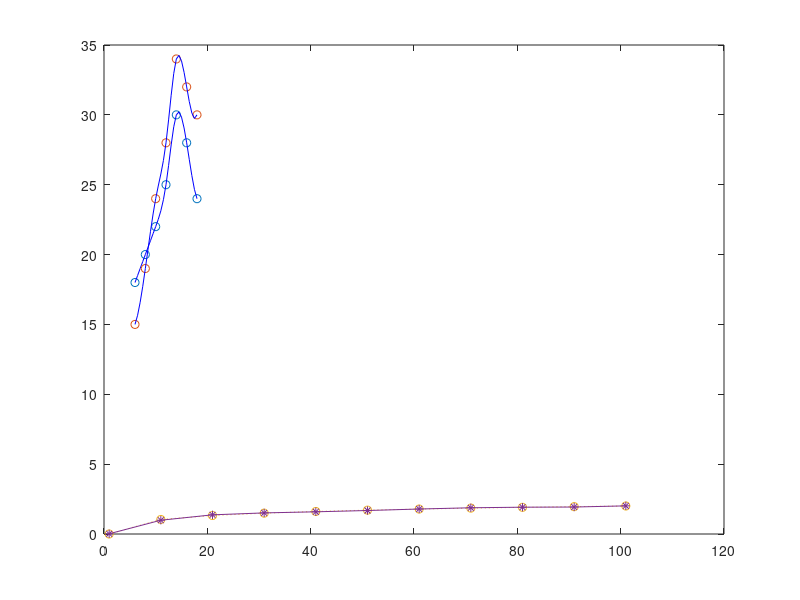

MATLAB code to generate this figure:
%5.25日作业
%------------------------------分界符----------------------------------%
%第一题
x_1=rand(1,30000);
%第一问
disp('均值为');mu=mean(x_1)
disp('标准差为');sigma=std(x_1)
%第二问
disp('最大值为');max_x=max(x_1)
disp('最小值为');min_x=min(x_1)
c_1=x_1>0.5;
cc_1=sum(c_1)
y_1=cc_1/30000;
disp('所占比例为');y_1

%------------------------------分界符----------------------------------%
%第二题

%第一问
P=randi([45,95],100,5);
disp('最大值及其序号')
[max_2,num]=max(P)
disp('最小值及其序号')
[max_2,num_2]=min(P)
%第二问
disp('均值为')
mu_2=mean(P)
disp('标准差为')
sigma_2=std(P)
%第三问
to=sum(P,2)
[max_to,num_to]=max(to)
[min_to,num_to]=min(to)
%第四问
[score,num]=sort(to,1,"descend")

%------------------------------分界符----------------------------------%
%第三题

P1=[1,2,4,0,5];P2=[0,0,0,1,2];P3=[0,0,1,2,3];
%第一问
Px=P1+P2+P3;
%第二问
disp('多项式的根为')
X=roots(Px)
%第三问
x=[-1,1.2,-1.4;0.75,2,3.5;0,5,2.5];
disp('若以矩阵每个元素为自变量时')
y1=polyval(Px,x)
%第四问
disp('若以整个矩阵为自变量时')
y2=polyvalm(Px,x)

%------------------------------分界符----------------------------------%
%第四题
time=6:2:18;
t1=[18,20,22,25,30,28,24];
t2=[15,19,24,28,34,32,30];
new_t1=6:0.5:18;
p1=spline(time,t1,new_t1);
plot(time,t1,'o',new_t1,p1,'b-')
hold on
new_t2=6:0.5:18;
p2=spline(time,t2,new_t2);
plot(time,t2,'o',new_t2,p2,'b-')


%------------------------------分界符----------------------------------%
%第五题
x=[1:10:101];
lgx=log10(x);
p=polyfit(x,lgx,5)
ti=1:10:101;
yi=polyval(p,ti)
plot(x,lgx,':o',ti,yi,'-*')







